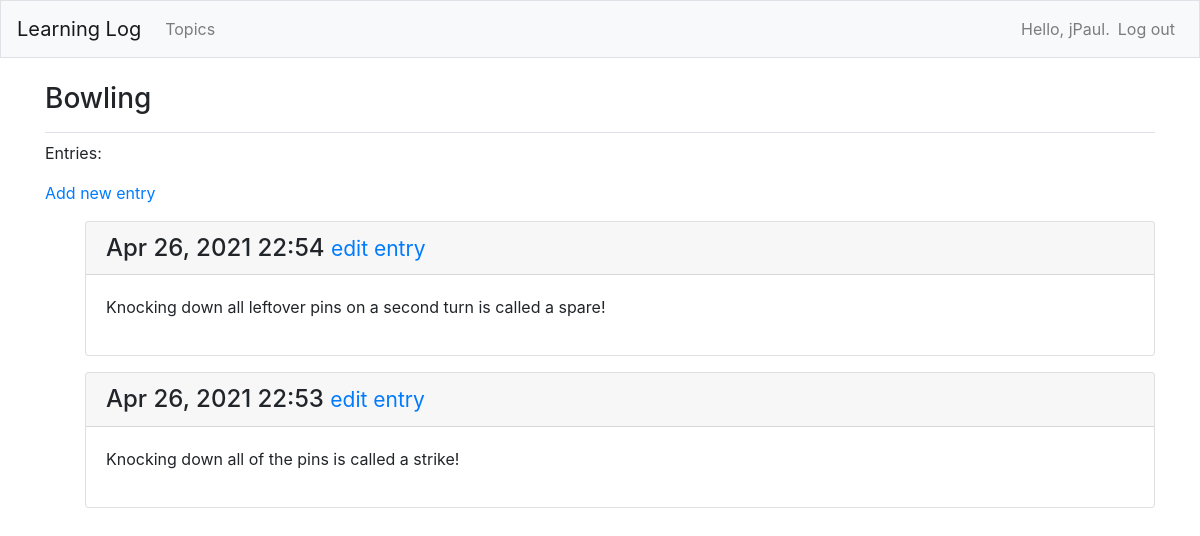
Screenshot of /topics/5/ (signed in) with the database file from the repository.
### learning_logs/models.py (models this page shows, shortened)
class Topic(models.Model):
    text = models.CharField(max_length=200)
    date_added = models.DateTimeField(auto_now_add=True)
    owner = models.ForeignKey(User, on_delete=models.CASCADE)
    def __str__(self):
        return self.text

class Entry(models.Model):
    topic = models.ForeignKey(Topic, on_delete=models.CASCADE)
    text = models.TextField()
    date_added = models.DateTimeField(auto_now_add=True)
    class Meta:
        verbose_name_plural = 'entries'

### learning_logs/views.py (the view)
# urls.py: path('topics/<int:topic_id>/', views.topic, name='topic'),
@login_required
def topic(request, topic_id):
    topic = get_object_or_404(Topic, id=topic_id)
    if topic.owner != request.user:
        raise Http404
    entries = topic.entry_set.order_by('-date_added')
    context = {'topic': topic, 'entries': entries}
    return render(request, 'learning_logs/topic.html', context)

### learning_logs/templates/learning_logs/topic.html
{% extends 'learning_logs/base.html' %}
{% block page_header %}
    <h3>{{ topic }}</h3>
{% endblock page_header %}
{% block content %}
<p>Entries:</p>
<p>
    <a href="{% url 'learning_logs:new_entry' topic.id %}">Add new entry</a>
</p>
<ul>
{% for entry in entries %}
    <div class="card mb-3">
        <h4 class="card-header">
            {{ entry.date_added|date:'M d, Y H:i' }}
            <small><a href="{% url 'learning_logs:edit_entry' entry.id %}">
                edit entry</a></small>
        </h4>
        <div class="card-body">
            {{ entry.text|linebreaks }}
        </div>
    </div>
{% empty %}
    <p>There are no entries for this topic yet.</p>
{% endfor %}
</ul>
{% endblock content %}

### learning_logs/templates/learning_logs/base.html (shortened to what this page needs)
{% load bootstrap4 %}
<!doctype html>
<html lang="en">
<head>
    {% bootstrap_css %}
</head>
<body>
<nav class="navbar navbar-expand-md navbar-light bg-light mb-4 border">
    <a class="navbar-brand" href="{% url 'learning_logs:index'%}">
    Learning Log</a>
    <div class="collapse navbar-collapse" id="navbarCollapse">
        <ul class="navbar-nav mr-auto">
            <li class="nav-item">
                <a class="nav-link" href="{% url 'learning_logs:topics'%}">
                    Topics</a></li>
        </ul>
        <ul class="navbar-nav ml-auto">
            {% if user.is_authenticated %}
                <li class="nav-item">
                    <span class="navbar-text"}">Hello, {{ user.username }}.</span>
                </li>
                <li class="nav-item">
                    <a class="nav-link" href="{% url 'users:logout' %}">Log out</a>
                </li>
            {% else %}
                <li class="nav-item">
                    <a class="nav-link" href="{% url 'users:register' %}">Register</a>
                </li>
                <li class="nav-item">
                    <a class="nav-link" href="{% url 'users:login' %}">Log in</a></li>
            {% endif %}
        </ul>
    </div>
</nav>
<main role="main" class="container">
    <div class="pb-2 mb-2 border-bottom">
        {% block page_header %}{% endblock page_header %}
    </div>
    <div>
        {% block content %}{% endblock content %}
    </div>
</main>
</body>
</html>

### rows the page displays
Topic: text "Bowling"
Entry: date_added "Apr 26, 2021 22:54", text "Knocking down all leftover pins on a second turn is called a spare!"
Entry: date_added "Apr 26, 2021 22:53", text "Knocking down all of the pins is called a strike!"

### other values shown
{{ user.username }} "jPaul"
